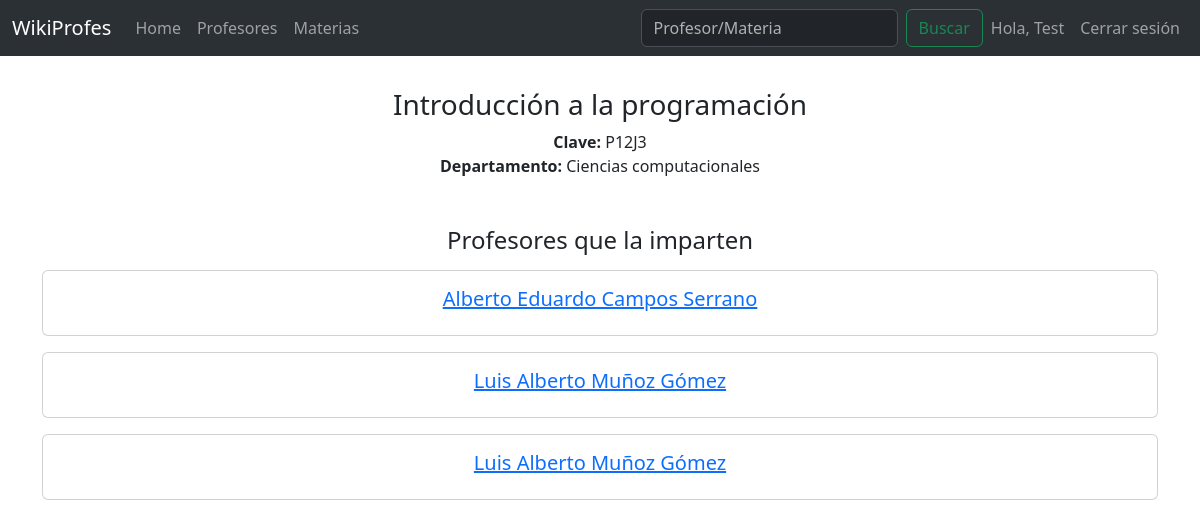
The app's page /materia/2 (signed in) with its own data.
### publicacion/models.py (models this page shows, shortened)
class Publicacion(models.Model):
    profesor = models.ForeignKey(Profesor, on_delete=models.CASCADE)
    materia = models.ForeignKey(Materia, on_delete=models.CASCADE)
    usuario = models.ForeignKey(User, on_delete=models.CASCADE)
    titulo = models.CharField(max_length=80)
    fecha = models.DateField()
    comentario = models.TextField(max_length=2000)
    dominio = models.IntegerField()
    puntualidad = models.IntegerField()
    asistencia = models.IntegerField()
    dificultad = models.IntegerField()
    seguimiento = models.IntegerField()

### materia/models.py (models this page shows, shortened)
class Materia(models.Model):
    clave = models.CharField(max_length=10)
    nombre = models.CharField(max_length=80)
    departamento = models.CharField(max_length=50)
    profesores = models.ManyToManyField(Profesor, through='publicacion.Publicacion')
    usuarios = models.ManyToManyField(User, through='publicacion.Publicacion')

### profesor/models.py (models this page shows, shortened)
class Profesor(models.Model):
    nombre = models.CharField(max_length=80)
    usuarios = models.ManyToManyField(User, through='publicacion.Publicacion')
    def __str__(self):
        return f'{self.nombre}'

### publicacion/views.py (the view)
# urls.py: path('materia/<int:materia_id>', views.MateriaView.as_view(), name='materia'),
class MateriaView(generic.ListView):
    template_name = 'materia/materiaDetalles.html'
    def get_queryset(self):
        return Publicacion.objects.filter(materia_id=self.kwargs['materia_id'])

### templates/materia/materiaDetalles.html (shortened to what this page needs)
{% extends "base.html" %}
{% block content %}
<div style="text-align: center; margin-top: 2rem;">
    <h3>{{publicacion_list.0.materia.nombre}}</h3>
    <a> <a style="font-weight: bold;">Clave:</a> {{publicacion_list.0.materia.clave}}</a> <br/>
    <a> <a style="font-weight: bold;">Departamento:</a> {{publicacion_list.0.materia.departamento}}</a>
</div>
<div style="margin-top: 3rem;">
    <h4 style="text-align: center;"> Profesores que la imparten</h4>
    {% for publicacion in publicacion_list %}
    <section>
        <div class="container" style="margin-top: 1rem;">
            <div class="card text-center">
                <div class="card-body">
                <h5 class="card-title"><a href="{% url 'publicacion:profesor' publicacion.profesor.id %}">{{publicacion.profesor}}</a></h5>
            </div>
        </div>
    </section>
    {% endfor %}
</div>
{% endblock content %}

### templates/base.html (shortened to what this page needs)
<!DOCTYPE html>
<html lang="es">
<head>
    <link href="https://cdn.jsdelivr.net/npm/bootstrap@5.3.3/dist/css/bootstrap.min.css" rel="stylesheet">
    <link rel="stylesheet" href="https://cdnjs.cloudflare.com/ajax/libs/font-awesome/4.7.0/css/font-awesome.min.css">
    <nav class="navbar navbar-expand-lg bg-body-tertiary bg-dark" data-bs-theme="dark">
        <div class="container-fluid">
            <a class="navbar-brand">WikiProfes</a>
            <div class="collapse navbar-collapse" id="navbarNavDropdown">
              <ul class="navbar-nav me-auto mb-2 mb-lg-0">
                <li class="nav-item">
                  <a class="nav-link" aria-current="page" href="/">Home</a>
                </li>
                <li class="nav-item">
                  <a class="nav-link" href="#">Profesores</a>
                </li>
                <li class="nav-item">
                    <a class="nav-link" href="#">Materias</a>
                </li>
              </ul>
              <form class="d-flex" role="search">
                <input class="form-control me-2" type="search" placeholder="Profesor/Materia" aria-label="Search">
                <button class="btn btn-outline-success" type="submit">Buscar</button>
              </form>
              <ul class="navbar-nav mb-2 mb-lg-0">
                {% if user.is_authenticated %}
                    <li class="nav-item">
                        <a class="nav-link">Hola, {{user.username}}</a>
                    </li>
                    <li class="nav-item">
                        <a href="/logout" class="nav-link">Cerrar sesión</a>
                    </li>
                {% endif %}
              </ul>
            </div>
        </div>
    </nav>
</head>
<body>
    {% block content %}
    {% endblock content %}
</body>
</html>

### records on screen
Publicacion: materia.nombre "Introducción a la programación", materia.clave "P12J3", materia.departamento "Ciencias computacionales", profesor "Alberto Eduardo Campos Serrano"
Publicacion: profesor "Luis Alberto Muñoz Gómez"
Publicacion: profesor "Luis Alberto Muñoz Gómez"

### other values on screen
{{ user.username }} "Test"
